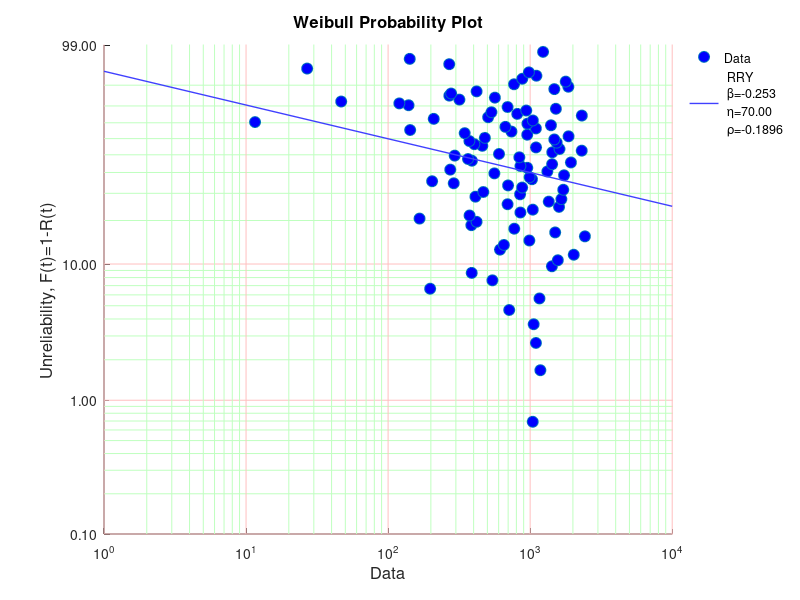

The MATLAB script that drew this image:
clear all
clc

x=importdata('P0914.mat');
wblplot(x)


param=wblfit(x)
[h,p,stats]=chi2gof(x,'cdf',{@wblcdf,param(1),param(2)})
